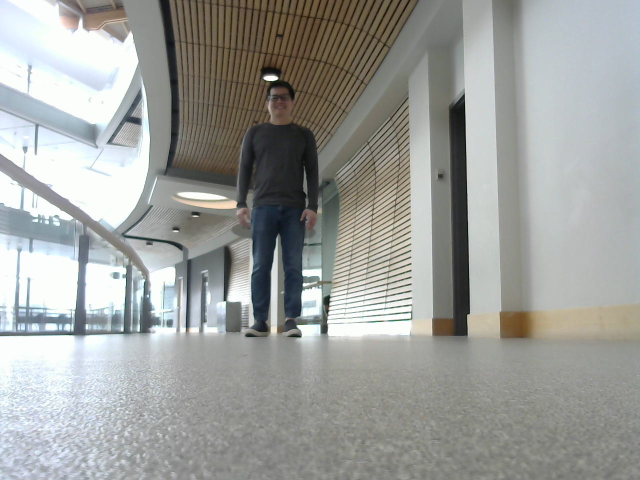
#> input picture ai_server/temp2.jpg, 1280 x 960 px (shown at 1/2 size)
$ python human_detection_OpeCV.py
#> lines starting #> are read from the running program, lines starting #| are printed output that depends on the picture; after the words box and inside, x2 and y2 are one past the last pixel; in counts of white or black regions, pixels touching at a corner belong together
import threading
import socket
import traceback
import struct
import boto3
import cv2
import os
import numpy as np

#termination flag
isTerminated = 0

#server information
SERVER_IP = '192.168.148.129'
SERVER_PORT = 6666

#for sending termination signal
CLIENT_IP = '192.168.7.2'
CLIENT_PORT = 7777

PIXEL_CONVERSION_RATE = 0.02645
IMG_BUFFER = 8024

AWS_ID = os.environ.get('AWS_ID')
AWS_ACCESS = os.environ.get('AWS_ACCESS')
IMG_PATH = "received_image.JPG"

#########################
#                       #
#   Human Recognition   #
#                       #
#########################


def test_human():
    import cv2

    # Load the pre-trained Haar Cascade classifier for human detection
    human_cascade = cv2.CascadeClassifier(cv2.data.haarcascades + 'haarcascade_fullbody.xml')

    # Load the image
    image_path = 'temp2.jpg'
    image = cv2.imread(image_path)
#> image is the input picture: shape (960, 1280, 3); mean B, G, R 155.5, 158.7, 156.8

    # # Convert the image to grayscale
    # gray = cv2.cvtColor(image, cv2.COLOR_BGR2GRAY)

    # # Detect humans in the image
    # humans = human_cascade.detectMultiScale(gray, scaleFactor=1.1, minNeighbors=5, minSize=(30, 30))

    # Detect humans in the color image
    humans = human_cascade.detectMultiScale(image, scaleFactor=1.1, minNeighbors=5, minSize=(30, 30))
#> humans = [[323, 410, 128, 255]]

    # Draw rectangles around the detected humans
    for (x, y, w, h) in humans:
        cv2.rectangle(image, (x, y), (x + w, y + h), (255, 0, 0), 2)
#> this loop made 1 pass
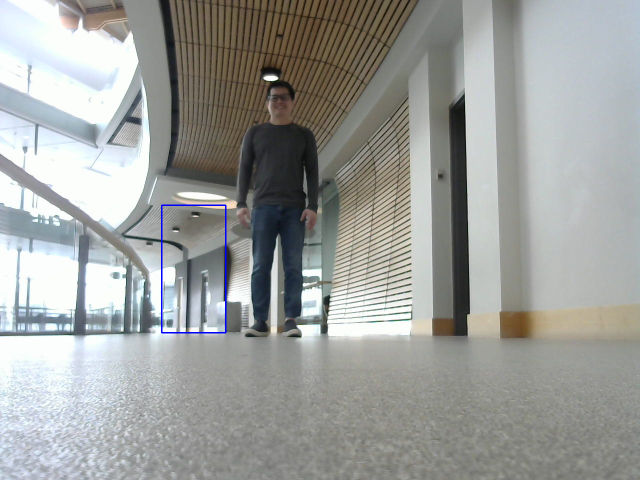
#> image: shape (960, 1280, 3) (shown at 1/2 size); 0.19% of pixels changed, all inside (x1, y1, x2, y2) = (322, 409, 453, 667)

    # Display the image with detected humans
    cv2.imshow('Humans Detected', image)
    cv2.waitKey(0)
    cv2.destroyAllWindows()


# [161 lines left out: functions detect_humans, calculate_distance_to_center, identify_human_position, process_image, save_image_from_bytes_with_opencv, handle_client_image and 1 more, not called in this run]

def main():
    #start_tcp_server()
    test_human()

if __name__ == "__main__":
    main()
